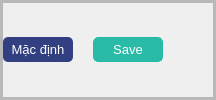
                  <widget class="QFrame" name="frameSaveConfig">
                   <property name="minimumSize">
                    <size>
                     <width>0</width>
                     <height>40</height>
                    </size>
                   </property>
                   <property name="frameShape">
                    <enum>QFrame::StyledPanel</enum>
                   </property>
                   <property name="frameShadow">
                    <enum>QFrame::Raised</enum>
                   </property>
                   <layout class="QHBoxLayout" name="horizontalLayout_64">
                    <property name="spacing">
                     <number>0</number>
                    </property>
                    <property name="leftMargin">
                     <number>0</number>
                    </property>
                    <property name="topMargin">
                     <number>0</number>
                    </property>
                    <property name="rightMargin">
                     <number>0</number>
                    </property>
                    <property name="bottomMargin">
                     <number>0</number>
                    </property>
                    <item>
                     <widget class="QFrame" name="frame_60">
                      <property name="frameShape">
                       <enum>QFrame::StyledPanel</enum>
                      </property>
                      <property name="frameShadow">
                       <enum>QFrame::Raised</enum>
                      </property>
                     </widget>
                    </item>
                    <item>
                     <widget class="QFrame" name="frame_58">
                      <property name="frameShape">
                       <enum>QFrame::StyledPanel</enum>
                      </property>
                      <property name="frameShadow">
                       <enum>QFrame::Raised</enum>
                      </property>
                      <layout class="QHBoxLayout" name="horizontalLayout_65">
                       <property name="spacing">
                        <number>0</number>
                       </property>
                       <property name="leftMargin">
                        <number>0</number>
                       </property>
                       <property name="topMargin">
                        <number>0</number>
                       </property>
                       <property name="rightMargin">
                        <number>0</number>
                       </property>
                       <property name="bottomMargin">
                        <number>0</number>
                       </property>
                       <item>
                        <widget class="QFrame" name="frame_70">
                         <property name="frameShape">
                          <enum>QFrame::StyledPanel</enum>
                         </property>
                         <property name="frameShadow">
                          <enum>QFrame::Raised</enum>
                         </property>
                        </widget>
                       </item>
                       <item alignment="Qt::AlignRight">
                        <widget class="QFrame" name="frame_71">
                         <property name="frameShape">
                          <enum>QFrame::StyledPanel</enum>
                         </property>
                         <property name="frameShadow">
                          <enum>QFrame::Raised</enum>
                         </property>
                         <layout class="QHBoxLayout" name="horizontalLayout_66">
                          <property name="spacing">
                           <number>20</number>
                          </property>
                          <property name="leftMargin">
                           <number>0</number>
                          </property>
                          <property name="topMargin">
                           <number>0</number>
                          </property>
                          <property name="rightMargin">
                           <number>50</number>
                          </property>
                          <property name="bottomMargin">
                           <number>0</number>
                          </property>
                          <item>
                           <widget class="QPushButton" name="btn_settingDefault">
                            <property name="minimumSize">
                             <size>
                              <width>70</width>
                              <height>25</height>
                             </size>
                            </property>
                            <property name="maximumSize">
                             <size>
                              <width>70</width>
                              <height>16777215</height>
                             </size>
                            </property>
                            <property name="font">
                             <font>
                              <pointsize>10</pointsize>
                              <weight>50</weight>
                              <bold>false</bold>
                             </font>
                            </property>
                            <property name="cursor">
                             <cursorShape>PointingHandCursor</cursorShape>
                            </property>
                            <property name="styleSheet">
                             <string notr="true">QPushButton{
border:none;
border-radius:5px;
color: rgb(255, 255, 255);
border: 1px gray #6bd4c1 ;
background-color:#324081;
}
QPushButton:hover{
border:none;
border-radius:5px;
color: rgb(255, 255, 255);
border: 1px gray #6bd4c1 ;
background-color:#344387;
}QPushButton:checked{
border:none;
border-radius:5px;
color: rgb(255, 255, 255);
border: 1px gray #6bd4c1 ;
background-color: rgb(108, 213, 194);
}</string>
                            </property>
                            <property name="text">
                             <string>Mặc định</string>
                            </property>
                           </widget>
                          </item>
                          <item>
                           <widget class="QPushButton" name="btn_settingSave">
                            <property name="minimumSize">
                             <size>
                              <width>70</width>
                              <height>25</height>
                             </size>
                            </property>
                            <property name="maximumSize">
                             <size>
                              <width>70</width>
                              <height>16777215</height>
                             </size>
                            </property>
                            <property name="font">
                             <font>
                              <family>Microsoft YaHei UI</family>
                              <pointsize>10</pointsize>
                              <weight>50</weight>
                              <bold>false</bold>
                             </font>
                            </property>
                            <property name="cursor">
                             <cursorShape>PointingHandCursor</cursorShape>
                            </property>
                            <property name="styleSheet">
                             <string notr="true">QPushButton{
border:none;
border-radius:5px;
color: rgb(255, 255, 255);
border: 1px solid #27b8a5  ;
background-color: #29BAA8;
}
QPushButton:hover{
border:none;
border-radius:5px;
color: rgb(255, 255, 255);
border: 1px gray #6bd4c1 ;
background-color: #2ac3af;
}QPushButton:checked{
border:none;
border-radius:5px;
color: rgb(255, 255, 255);
border: 1px gray #6bd4c1 ;
background-color: rgb(108, 213, 194);
}</string>
                            </property>
                            <property name="text">
                             <string>Save</string>
                            </property>
                           </widget>
                          </item>
                         </layout>
                        </widget>
                       </item>
                      </layout>
                     </widget>
                    </item>
                   </layout>
                  </widget>
